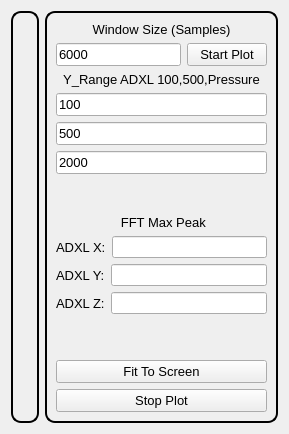
      <widget class="QWidget" name="tab_livePlot">
       <attribute name="title">
        <string>LivePlot</string>
       </attribute>
       <layout class="QGridLayout" name="gridLayout_9">
        <item row="0" column="1">
         <widget class="QGroupBox" name="groupBox_6">
          <property name="sizePolicy">
           <sizepolicy hsizetype="Maximum" vsizetype="Preferred">
            <horstretch>0</horstretch>
            <verstretch>0</verstretch>
           </sizepolicy>
          </property>
          <property name="styleSheet">
           <string notr="true">QGroupBox {
    border: 2px solid black;
    border-radius: 10px;
    background: qradialgradient(
        cx: 0.5, cy: 0.5, radius: 0.9,
        fx: 0.5, fy: 0.5,
        stop: 0 rgba(57, 255, 20, 60),   /* brighter center */
        stop: 1 rgba(57, 255, 20, 15)    /* fades softly to edges */
    );
}
</string>
          </property>
          <property name="title">
           <string/>
          </property>
          <layout class="QVBoxLayout" name="verticalLayout_6">
           <item>
            <layout class="QVBoxLayout" name="verticalLayout_5">
             <item>
              <widget class="QLabel" name="label_11">
               <property name="sizePolicy">
                <sizepolicy hsizetype="Preferred" vsizetype="Fixed">
                 <horstretch>0</horstretch>
                 <verstretch>0</verstretch>
                </sizepolicy>
               </property>
               <property name="font">
                <font>
                 <pointsize>10</pointsize>
                </font>
               </property>
               <property name="text">
                <string>Window Size (Samples)</string>
               </property>
               <property name="alignment">
                <set>Qt::AlignCenter</set>
               </property>
              </widget>
             </item>
             <item>
              <layout class="QHBoxLayout" name="horizontalLayout_10">
               <item>
                <widget class="QLineEdit" name="lineEdit_windowSize">
                 <property name="font">
                  <font>
                   <pointsize>10</pointsize>
                  </font>
                 </property>
                 <property name="text">
                  <string>6000</string>
                 </property>
                </widget>
               </item>
               <item>
                <widget class="QPushButton" name="pushButton_startLive">
                 <property name="font">
                  <font>
                   <pointsize>10</pointsize>
                  </font>
                 </property>
                 <property name="text">
                  <string>Start Plot</string>
                 </property>
                </widget>
               </item>
              </layout>
             </item>
            </layout>
           </item>
           <item>
            <widget class="QLabel" name="label_12">
             <property name="sizePolicy">
              <sizepolicy hsizetype="Preferred" vsizetype="Fixed">
               <horstretch>0</horstretch>
               <verstretch>0</verstretch>
              </sizepolicy>
             </property>
             <property name="font">
              <font>
               <pointsize>10</pointsize>
              </font>
             </property>
             <property name="text">
              <string>Y_Range ADXL 100,500,Pressure</string>
             </property>
             <property name="alignment">
              <set>Qt::AlignCenter</set>
             </property>
             <property name="wordWrap">
              <bool>true</bool>
             </property>
            </widget>
           </item>
           <item>
            <widget class="QLineEdit" name="lineEdit_ADXL_100g">
             <property name="font">
              <font>
               <pointsize>10</pointsize>
              </font>
             </property>
             <property name="text">
              <string>100</string>
             </property>
            </widget>
           </item>
           <item>
            <widget class="QLineEdit" name="lineEdit_ADXL_500g">
             <property name="font">
              <font>
               <pointsize>10</pointsize>
              </font>
             </property>
             <property name="text">
              <string>500</string>
             </property>
            </widget>
           </item>
           <item>
            <widget class="QLineEdit" name="lineEdit_pressureRange">
             <property name="font">
              <font>
               <pointsize>10</pointsize>
              </font>
             </property>
             <property name="text">
              <string>2000</string>
             </property>
            </widget>
           </item>
           <item>
            <spacer name="verticalSpacer_9">
             <property name="orientation">
              <enum>Qt::Vertical</enum>
             </property>
             <property name="sizeType">
              <enum>QSizePolicy::Minimum</enum>
             </property>
             <property name="sizeHint" stdset="0">
              <size>
               <width>20</width>
               <height>35</height>
              </size>
             </property>
            </spacer>
           </item>
           <item>
            <widget class="QLabel" name="label_7">
             <property name="sizePolicy">
              <sizepolicy hsizetype="Preferred" vsizetype="Fixed">
               <horstretch>0</horstretch>
               <verstretch>0</verstretch>
              </sizepolicy>
             </property>
             <property name="font">
              <font>
               <pointsize>10</pointsize>
              </font>
             </property>
             <property name="text">
              <string> FFT Max Peak</string>
             </property>
             <property name="alignment">
              <set>Qt::AlignCenter</set>
             </property>
            </widget>
           </item>
           <item>
            <layout class="QHBoxLayout" name="horizontalLayout_7" stretch="0,1">
             <item>
              <widget class="QLabel" name="label_9">
               <property name="font">
                <font>
                 <pointsize>10</pointsize>
                </font>
               </property>
               <property name="text">
                <string>ADXL X:</string>
               </property>
              </widget>
             </item>
             <item>
              <widget class="QLineEdit" name="lineEdit_fftPeak_x"/>
             </item>
            </layout>
           </item>
           <item>
            <layout class="QHBoxLayout" name="horizontalLayout_8" stretch="0,1">
             <item>
              <widget class="QLabel" name="label_10">
               <property name="font">
                <font>
                 <pointsize>10</pointsize>
                </font>
               </property>
               <property name="text">
                <string>ADXL Y:</string>
               </property>
              </widget>
             </item>
             <item>
              <widget class="QLineEdit" name="lineEdit_fftPeak_y"/>
             </item>
            </layout>
           </item>
           <item>
            <layout class="QHBoxLayout" name="horizontalLayout_9" stretch="0,1">
             <item>
              <widget class="QLabel" name="label_8">
               <property name="font">
                <font>
                 <pointsize>10</pointsize>
                </font>
               </property>
               <property name="text">
                <string>ADXL Z:</string>
               </property>
              </widget>
             </item>
             <item>
              <widget class="QLineEdit" name="lineEdit_fftPeak_z"/>
             </item>
            </layout>
           </item>
           <item>
            <spacer name="verticalSpacer_10">
             <property name="orientation">
              <enum>Qt::Vertical</enum>
             </property>
             <property name="sizeType">
              <enum>QSizePolicy::Preferred</enum>
             </property>
             <property name="sizeHint" stdset="0">
              <size>
               <width>20</width>
               <height>40</height>
              </size>
             </property>
            </spacer>
           </item>
           <item>
            <widget class="QPushButton" name="pushButton_fitToScreenLive">
             <property name="font">
              <font>
               <pointsize>10</pointsize>
              </font>
             </property>
             <property name="text">
              <string>Fit To Screen</string>
             </property>
            </widget>
           </item>
           <item>
            <widget class="QPushButton" name="pushButton_stopLivePlot">
             <property name="font">
              <font>
               <pointsize>10</pointsize>
              </font>
             </property>
             <property name="text">
              <string>Stop Plot</string>
             </property>
            </widget>
           </item>
          </layout>
         </widget>
        </item>
        <item row="0" column="0">
         <widget class="QGroupBox" name="groupBox_5">
          <property name="sizePolicy">
           <sizepolicy hsizetype="MinimumExpanding" vsizetype="Preferred">
            <horstretch>0</horstretch>
            <verstretch>0</verstretch>
           </sizepolicy>
          </property>
          <property name="styleSheet">
           <string notr="true">QGroupBox {
    border: 2px solid black;
    border-radius: 10px;
    background: qradialgradient(
        cx: 0.5, cy: 0.5, radius: 0.9,
        fx: 0.5, fy: 0.5,
        stop: 0 rgba(57, 255, 20, 60),   /* brighter center */
        stop: 1 rgba(57, 255, 20, 15)    /* fades softly to edges */
    );
}
</string>
          </property>
          <property name="title">
           <string/>
          </property>
          <layout class="QGridLayout" name="gridLayout_7">
           <item row="0" column="0">
            <widget class="QCustomPlot" name="customPlot_adxl_x_live" native="true">
             <property name="sizePolicy">
              <sizepolicy hsizetype="Preferred" vsizetype="Preferred">
               <horstretch>0</horstretch>
               <verstretch>0</verstretch>
              </sizepolicy>
             </property>
            </widget>
           </item>
           <item row="0" column="1">
            <widget class="QCustomPlot" name="customPlot_adxl_x2_live" native="true">
             <property name="sizePolicy">
              <sizepolicy hsizetype="Preferred" vsizetype="Preferred">
               <horstretch>0</horstretch>
               <verstretch>0</verstretch>
              </sizepolicy>
             </property>
            </widget>
           </item>
           <item row="1" column="0">
            <widget class="QCustomPlot" name="customPlot_adxl_y_live" native="true">
             <property name="sizePolicy">
              <sizepolicy hsizetype="Preferred" vsizetype="Preferred">
               <horstretch>0</horstretch>
               <verstretch>0</verstretch>
              </sizepolicy>
             </property>
            </widget>
           </item>
           <item row="1" column="1">
            <widget class="QCustomPlot" name="customPlot_adxl_y2_live" native="true">
             <property name="sizePolicy">
              <sizepolicy hsizetype="Preferred" vsizetype="Preferred">
               <horstretch>0</horstretch>
               <verstretch>0</verstretch>
              </sizepolicy>
             </property>
            </widget>
           </item>
           <item row="2" column="0">
            <widget class="QCustomPlot" name="customPlot_adxl_z_live" native="true">
             <property name="sizePolicy">
              <sizepolicy hsizetype="Preferred" vsizetype="Preferred">
               <horstretch>0</horstretch>
               <verstretch>0</verstretch>
              </sizepolicy>
             </property>
            </widget>
           </item>
           <item row="2" column="1">
            <widget class="QCustomPlot" name="customPlot_adxl_z2_live" native="true">
             <property name="sizePolicy">
              <sizepolicy hsizetype="Preferred" vsizetype="Preferred">
               <horstretch>0</horstretch>
               <verstretch>0</verstretch>
              </sizepolicy>
             </property>
            </widget>
           </item>
           <item row="3" column="0" colspan="2">
            <widget class="QCustomPlot" name="customPlot_new_Pressure_live" native="true">
             <property name="sizePolicy">
              <sizepolicy hsizetype="Preferred" vsizetype="Preferred">
               <horstretch>0</horstretch>
               <verstretch>0</verstretch>
              </sizepolicy>
             </property>
            </widget>
           </item>
          </layout>
         </widget>
        </item>
       </layout>
      </widget>
